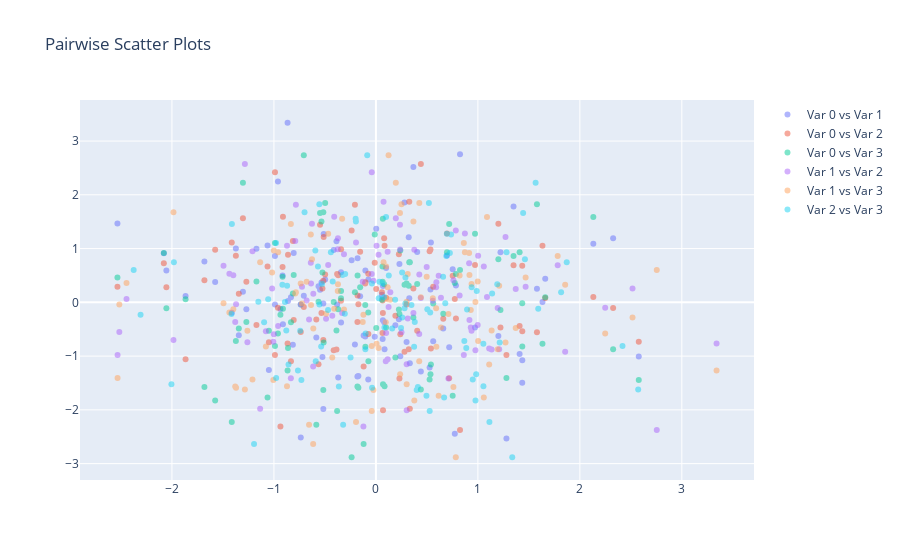

This figure's notebook cell:
### Markdown cell above
## Pairplot

### Code cell
m.dist.normal(0,1, name = 'a', shape=(100,4), sample = True).pairplot()
